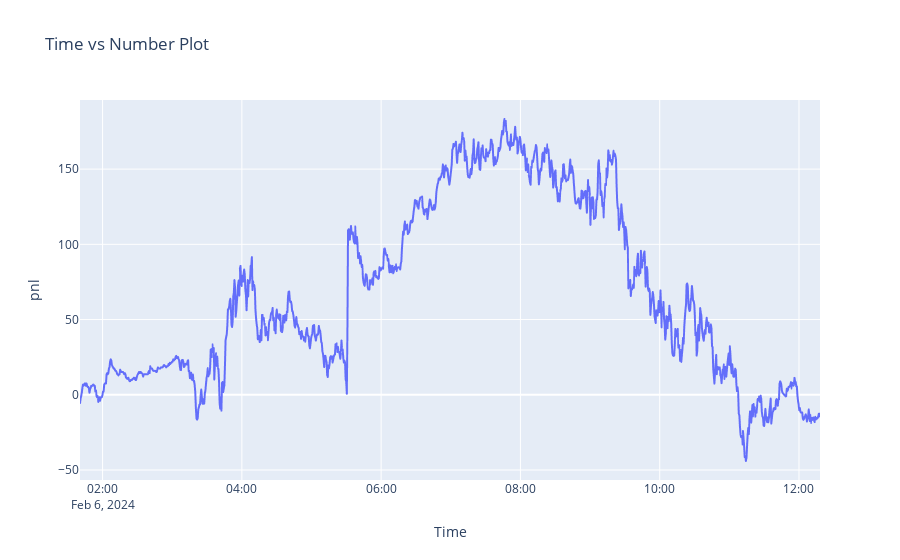

This figure's notebook cell:
### Code cell
import plotly.express as px
import pandas as pd

# Sample data
# Break
df = pd.read_csv("172_16_27_128_20240206.csv", names = ["Time", "strategy", "trail", "rr","pnl"])

# Convert the 'Time' column to datetime type
df['Time'] = pd.to_datetime(df['Time'])

# Create the plot
fig = px.line(df, x='Time', y='pnl', title='Time vs Number Plot')

# Show the plot
fig.show()

### Figure 1 — Plotly figure (JSON) as saved in the notebook; plotly's stock layout.template omitted (floating-point values rounded to 4 significant figures; data arrays with more than 128 entries replaced by an {"elided": "..."} marker saying what was removed)
{"data": [{"hovertemplate": "Time=%{x}<br>pnl=%{y}<extra></extra>", "legendgroup": "", "line": {"color": "#636efa", "dash": "solid"}, "marker": {"symbol": "circle"}, "mode": "lines", "name": "", "showlegend": false, "type": "scattergl", "x": {"elided": "1246 str values"}, "xaxis": "x", "y": {"elided": "1246 float values"}, "yaxis": "y"}], "layout": {"legend": {"tracegroupgap": 0}, "title": {"text": "Time vs Number Plot"}, "xaxis": {"anchor": "y", "domain": [0, 1], "title": {"text": "Time"}}, "yaxis": {"anchor": "x", "domain": [0, 1], "title": {"text": "pnl"}}}}
